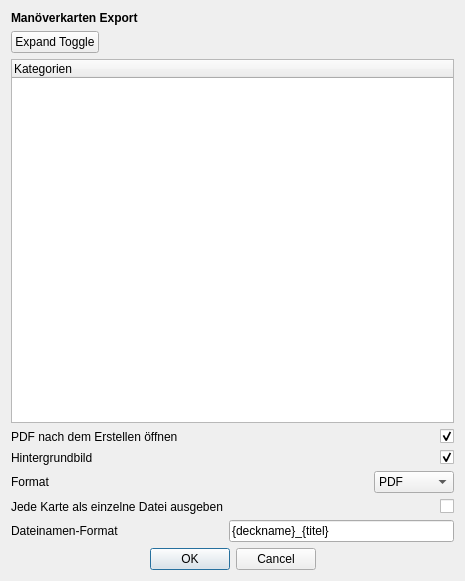
<?xml version="1.0" encoding="UTF-8"?>
<ui version="4.0">
 <class>Dialog</class>
 <widget class="QDialog" name="Dialog">
  <property name="geometry">
   <rect>
    <x>0</x>
    <y>0</y>
    <width>465</width>
    <height>581</height>
   </rect>
  </property>
  <property name="windowTitle">
   <string>Sephrasto - Manöverkarten Export</string>
  </property>
  <layout class="QGridLayout" name="gridLayout">
   <item row="6" column="0">
    <widget class="QLabel" name="labelOpen">
     <property name="text">
      <string>PDF nach dem Erstellen öffnen</string>
     </property>
    </widget>
   </item>
   <item row="14" column="0" colspan="2">
    <widget class="QDialogButtonBox" name="buttonBox">
     <property name="maximumSize">
      <size>
       <width>16777215</width>
       <height>16777215</height>
      </size>
     </property>
     <property name="orientation">
      <enum>Qt::Horizontal</enum>
     </property>
     <property name="standardButtons">
      <set>QDialogButtonBox::Cancel|QDialogButtonBox::Ok</set>
     </property>
     <property name="centerButtons">
      <bool>true</bool>
     </property>
    </widget>
   </item>
   <item row="11" column="0">
    <widget class="QLabel" name="labelEinzeln">
     <property name="text">
      <string>Jede Karte als einzelne Datei ausgeben</string>
     </property>
    </widget>
   </item>
   <item row="4" column="0" colspan="2">
    <widget class="QTreeWidget" name="treeCategories">
     <column>
      <property name="text">
       <string>Kategorien</string>
      </property>
     </column>
    </widget>
   </item>
   <item row="11" column="1">
    <widget class="QCheckBox" name="checkEinzeln">
     <property name="layoutDirection">
      <enum>Qt::RightToLeft</enum>
     </property>
     <property name="text">
      <string/>
     </property>
    </widget>
   </item>
   <item row="12" column="1">
    <widget class="QLineEdit" name="leNameFormat">
     <property name="text">
      <string>{deckname}_{titel}</string>
     </property>
    </widget>
   </item>
   <item row="0" column="0" colspan="2">
    <widget class="QLabel" name="label_4">
     <property name="font">
      <font>
       <weight>75</weight>
       <bold>true</bold>
      </font>
     </property>
     <property name="text">
      <string>Manöverkarten Export</string>
     </property>
     <property name="class" stdset="0">
      <string>h2</string>
     </property>
    </widget>
   </item>
   <item row="7" column="1">
    <widget class="QCheckBox" name="checkHintergrund">
     <property name="toolTip">
      <string>&lt;html&gt;&lt;head/&gt;&lt;body&gt;&lt;p&gt;Wenn du die Karten ohne Hintergrundbild ausdruckst, sparst du Tinte.&lt;/p&gt;&lt;/body&gt;&lt;/html&gt;</string>
     </property>
     <property name="layoutDirection">
      <enum>Qt::RightToLeft</enum>
     </property>
     <property name="text">
      <string/>
     </property>
     <property name="checked">
      <bool>true</bool>
     </property>
    </widget>
   </item>
   <item row="6" column="1">
    <widget class="QCheckBox" name="checkOpen">
     <property name="layoutDirection">
      <enum>Qt::RightToLeft</enum>
     </property>
     <property name="text">
      <string/>
     </property>
     <property name="checked">
      <bool>true</bool>
     </property>
    </widget>
   </item>
   <item row="7" column="0">
    <widget class="QLabel" name="label">
     <property name="text">
      <string>Hintergrundbild</string>
     </property>
    </widget>
   </item>
   <item row="12" column="0">
    <widget class="QLabel" name="labelNameFormat">
     <property name="text">
      <string>Dateinamen-Format</string>
     </property>
    </widget>
   </item>
   <item row="10" column="1">
    <layout class="QHBoxLayout" name="horizontalLayout_3">
     <item>
      <spacer name="horizontalSpacer_2">
       <property name="orientation">
        <enum>Qt::Horizontal</enum>
       </property>
       <property name="sizeHint" stdset="0">
        <size>
         <width>40</width>
         <height>20</height>
        </size>
       </property>
      </spacer>
     </item>
     <item>
      <widget class="QComboBox" name="comboFormat">
       <property name="minimumSize">
        <size>
         <width>80</width>
         <height>0</height>
        </size>
       </property>
       <property name="maximumSize">
        <size>
         <width>80</width>
         <height>16777215</height>
        </size>
       </property>
       <item>
        <property name="text">
         <string>PDF</string>
        </property>
       </item>
       <item>
        <property name="text">
         <string>JPG</string>
        </property>
       </item>
      </widget>
     </item>
    </layout>
   </item>
   <item row="10" column="0">
    <widget class="QLabel" name="labelBilder">
     <property name="text">
      <string>Format</string>
     </property>
    </widget>
   </item>
   <item row="3" column="0" colspan="2">
    <layout class="QHBoxLayout" name="horizontalLayout">
     <item>
      <widget class="QPushButton" name="buttonExpandToggle">
       <property name="text">
        <string>Expand Toggle</string>
       </property>
       <property name="class" stdset="0">
        <string>icon</string>
       </property>
      </widget>
     </item>
     <item>
      <spacer name="horizontalSpacer">
       <property name="orientation">
        <enum>Qt::Horizontal</enum>
       </property>
       <property name="sizeHint" stdset="0">
        <size>
         <width>40</width>
         <height>20</height>
        </size>
       </property>
      </spacer>
     </item>
    </layout>
   </item>
  </layout>
 </widget>
 <resources/>
 <connections>
  <connection>
   <sender>buttonBox</sender>
   <signal>accepted()</signal>
   <receiver>Dialog</receiver>
   <slot>accept()</slot>
   <hints>
    <hint type="sourcelabel">
     <x>248</x>
     <y>254</y>
    </hint>
    <hint type="destinationlabel">
     <x>157</x>
     <y>274</y>
    </hint>
   </hints>
  </connection>
  <connection>
   <sender>buttonBox</sender>
   <signal>rejected()</signal>
   <receiver>Dialog</receiver>
   <slot>reject()</slot>
   <hints>
    <hint type="sourcelabel">
     <x>316</x>
     <y>260</y>
    </hint>
    <hint type="destinationlabel">
     <x>286</x>
     <y>274</y>
    </hint>
   </hints>
  </connection>
 </connections>
</ui>
